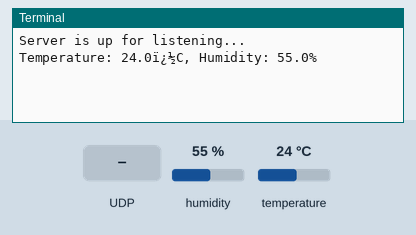
The program below on a simulated Raspberry Pi (BCM pin numbers). On the bench: the last lines printed to the terminal. The test bench sets the inputs (shaded band); at power-on: humidity 55 %, temperature 24 °C.

Above: at 1.2 s.
1.3 s: UDP packet "TEMP" arrives
At 2.1 s:
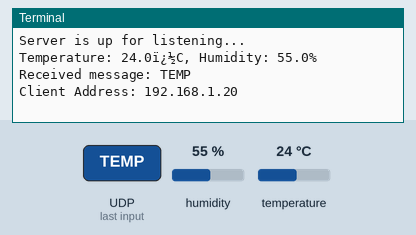
2.8 s: UDP packet "HUM" arrives
At 3.3 s:
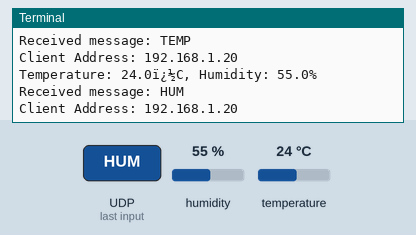
4.3 s: UDP packet "1" arrives
At 5.3 s:
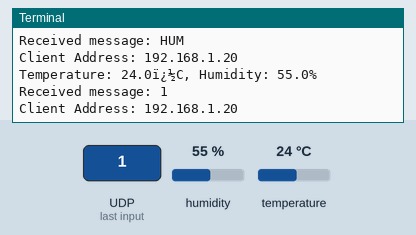
5.8 s: UDP packet "on" arrives
At 6.8 s:
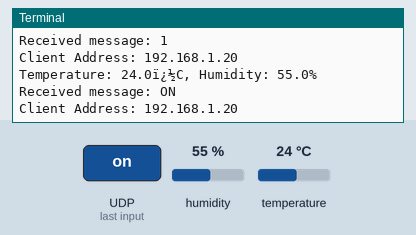
7.3 s: UDP packet "off" arrives
At 7.9 s:
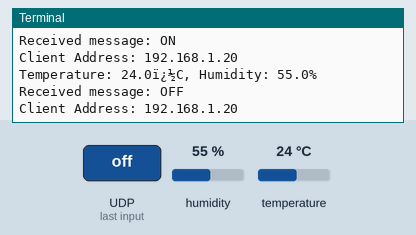

Measured:
- after the input at 1.3 s, the terminal: prints a new line at once (image 1)
- after the input at 2.8 s, the terminal: prints a new line at once (image 2)
- after the input at 4.3 s, the terminal: prints a new line at once (image 3)
- after the input at 5.8 s, the terminal: prints a new line at once (image 4)
- after the input at 7.3 s, the terminal: prints a new line at once (image 5)

The program:

dht_to_PC.py
```python
import socket
import time
import board
import adafruit_dht

# Sensor data pin is connected to GPIO 4
sensor = adafruit_dht.DHT11(board.D4) # DHT11 sensor connected to GPIO 4 Type DHT22 if you are using DHT22

# Socket setup
bufferSize = 1024
ServerPort = 2222
myIP = '192.168.xx.xx' #Give the IP of PI

RPIsocket = socket.socket(socket.AF_INET, socket.SOCK_DGRAM)
RPIsocket.bind((myIP, ServerPort))
print('Server is up for listening...')

temperature_c = None
humidity = None

def read_sensor():
    global temperature_c, humidity
    try:
        temperature_c = sensor.temperature
        humidity = sensor.humidity
        print(f"Temperature: {temperature_c:.1f}ï¿½C, Humidity: {humidity:.1f}%")
    except RuntimeError as error:
        print(error.args[0])
    except Exception as error:
        sensor.exit()
        raise error

while True:
    read_sensor()
    RPIsocket.settimeout(3)  # Set timeout for 1 second to allow continuous sensor reading
    try:
        message, address = RPIsocket.recvfrom(bufferSize)
        message = message.decode('utf-8').upper()
        print("Received message:", message)
        print("Client Address:", address[0])

        # Prepare response based on client message
        if message == 'TEMP':
            response = f'Temperature: {temperature_c:.1f}ï¿½C'
        elif message == 'HUM':
            response = f'Humidity: {humidity:.1f}%'
        else:
            response = 'Invalid command'

        response = response.encode('utf-8')
        RPIsocket.sendto(response, address)

    except socket.timeout:
        # No message received, continue reading sensor
        continue

    time.sleep(1.0)
```
